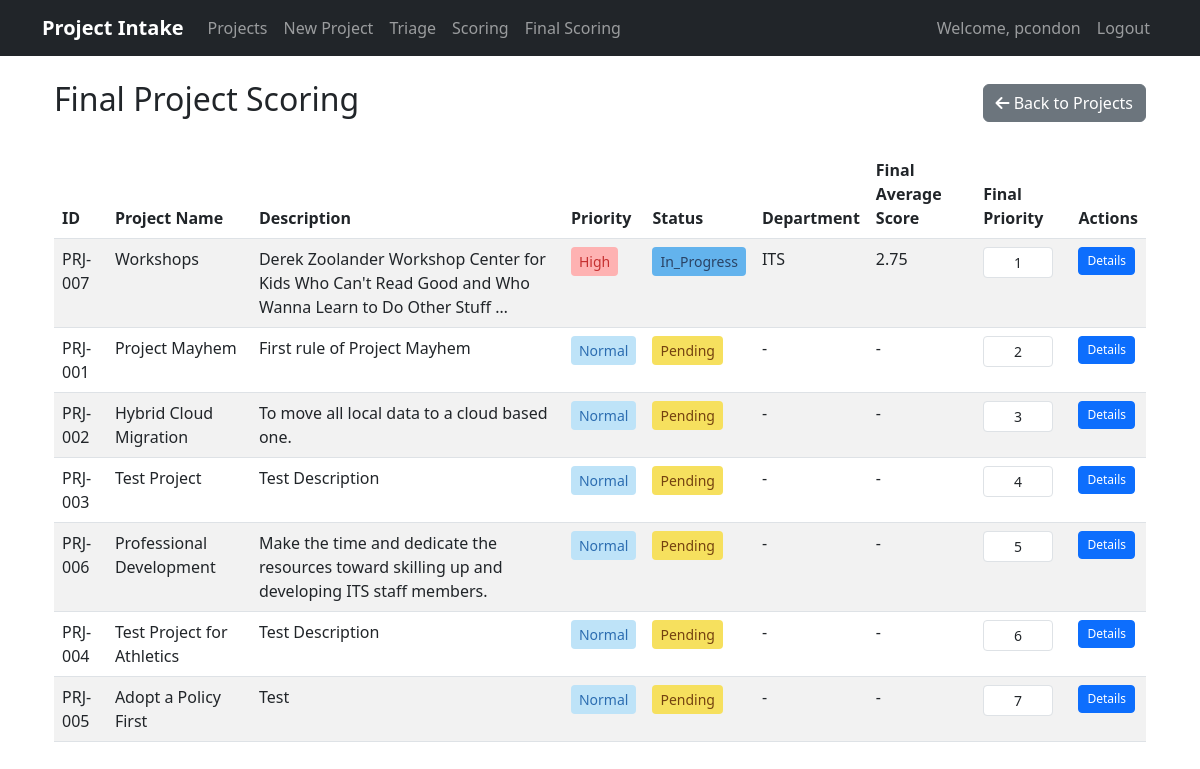
/final-scoring/ (signed in), run on an earlier commit of the app's database.
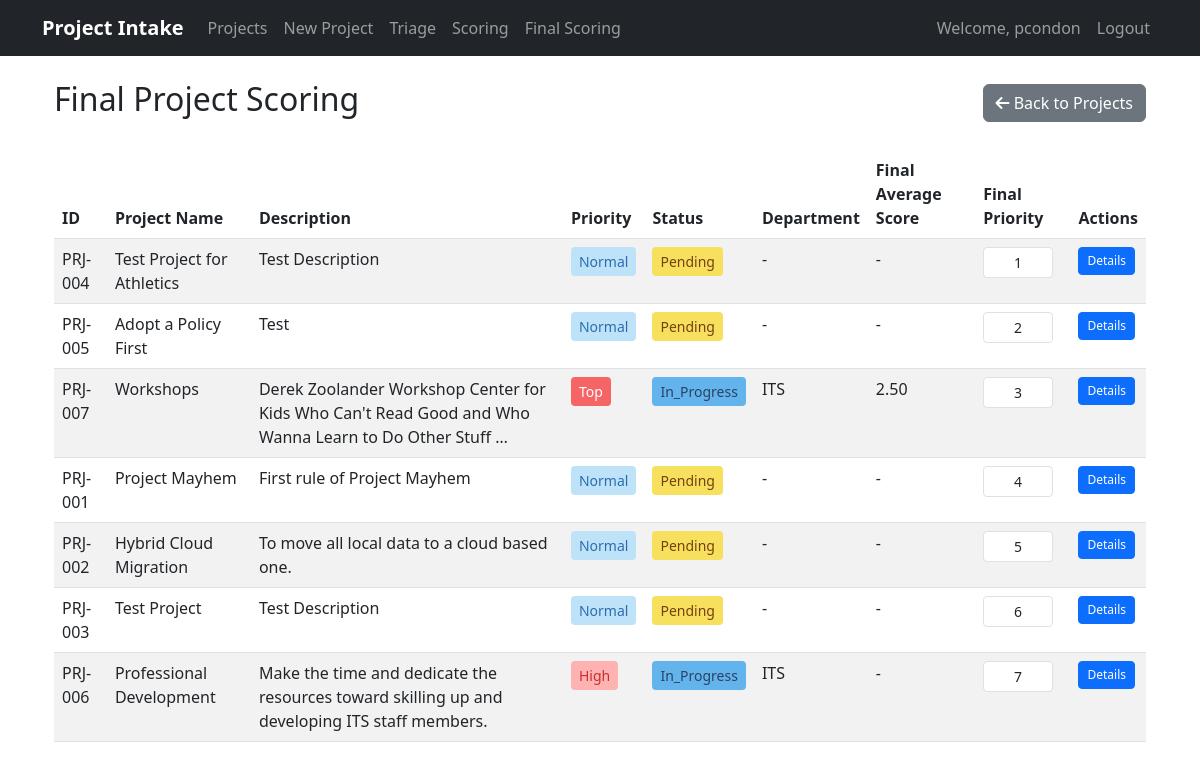
And on a later commit of the database.
### projects/models.py (models this page shows, shortened)
class Project(models.Model):
    STATUS_CHOICES = [
        ('pending', 'Pending Review'),
        ('approved', 'Approved'),
        ('rejected', 'Rejected'),
        ('in_progress', 'In Progress'),
        ('completed', 'Completed'),
    ]
    PRIORITY_CHOICES = [
        ('Low', 'Low'),
        ('Normal', 'Normal'),
        ('High', 'High'),
        ('Top', 'Top'),
    ]
    FINAL_PRIORITY_CHOICES = [
        (1, 'Low'),
        (2, 'Medium'),
        (3, 'High'),
    ]
    PROJECT_TYPE_CHOICES = [
        ('not_yet_decided', 'Not Yet Decided'),
        ('process_improvement', 'Process Improvement'),
        ('it_governance', 'IT Governance'),
        ('erp_governance', 'ERP Governance'),
        ('data_governance', 'Data Governance'),
    ]
    title = models.CharField(max_length=200)
    description = models.TextField()
    project_type = models.CharField(max_length=20, choices=PROJECT_TYPE_CHOICES, default='not_yet_decided', help_text="Type of project submission")
    submitted_by = models.ForeignKey(User, on_delete=models.CASCADE, null=True, blank=True)
    submission_date = models.DateTimeField(default=timezone.now)
    status = models.CharField(max_length=20, choices=STATUS_CHOICES, default='pending', null=True, blank=True)
    budget = models.DecimalField(max_digits=10, decimal_places=2, null=True, blank=True)
    start_date = models.DateField(null=True, blank=True)
    end_date = models.DateField(null=True, blank=True)
    department = models.CharField(max_length=100, null=True, blank=True)
    contact_person = models.CharField(max_length=100, null=True, blank=True)
    contact_email = models.EmailField(null=True, blank=True)
    contact_phone = models.CharField(max_length=20, null=True, blank=True)
    triage_notes = models.TextField(blank=True, null=True)
    priority = models.CharField(max_length=10, choices=PRIORITY_CHOICES, default='Normal')
    scoring_notes = models.TextField(blank=True, null=True, help_text="Notes related to project scoring or evaluation")
    final_priority = models.IntegerField(null=True, blank=True, help_text="Project ranking (lower number = higher priority)")
    final_score = models.FloatField(null=True, blank=True, help_text="Final score")
    strategic_alignment = models.IntegerField(null=True, blank=True, help_text="Strategic alignment score (1-5)")
    cost_benefit = models.IntegerField(null=True, blank=True, help_text="Cost benefit score (1-5)")
    user_impact = models.IntegerField(null=True, blank=True, help_text="User impact and adoption score (1-5)")
    ease_of_implementation = models.IntegerField(null=True, blank=True, help_text="Ease of implementation score (1-5)")
    vendor_reputation_support = models.IntegerField(null=True, blank=True, help_text="Vendor reputation and support score (1-5)")
    security_compliance = models.IntegerField(null=True, blank=True, help_text="Security and compliance score (1-5)")
    student_centered = models.IntegerField(null=True, blank=True, help_text="Student-centered score (1-5)")
    @property
    def formatted_id(self):
        return f"PRJ-{self.id:03d}"
    class Meta:
        ordering = ['-submission_date']
        db_table = 'project_requests'

### projects/views.py (the view)
# urls.py: path('final-scoring/', views.project_final_scoring_list, name='project_final_scoring_list'),
@login_required
@user_passes_test(lambda u: u.is_staff)
def project_final_scoring_list(request):
    projects = Project.objects.all().select_related('submitted_by').order_by('-final_priority', '-submission_date')
    return render(request, 'projects/project_final_scoring_list.html', {'projects': projects})

### projects/templates/projects/project_final_scoring_list.html (shortened to what this page needs)
{% extends "base.html" %}
{% load static %}
{% load project_tags %}
{% block content %}
<div class="container mt-4">
    <div class="d-flex justify-content-between align-items-center mb-4">
        <h2>Final Project Scoring</h2>
        <a href="{% url 'projects:project_list' %}" class="btn btn-secondary">
            <i class="fas fa-arrow-left"></i> Back to Projects
        </a>
    </div>
    <div class="table-responsive">
        <table class="table table-striped table-hover">
            <thead>
                <tr>
                    <th>ID</th>
                    <th>Project Name</th>
                    <th>Description</th>
                    <th>Priority</th>
                    <th>Status</th>
                    <th>Department</th>
                    <th>Final Average Score</th>
                    <th>Final Priority</th>
                    <th>Actions</th>
                </tr>
            </thead>
            <tbody>
                {% for project in projects %}
                <tr>
                    <td>{{ project.formatted_id }}</td>
                    <td>{{ project.title }}</td>
                    <td>{{ project.description|truncatechars:100 }}</td>
                    <td>
                        <span class="priority-badge priority-{{ project.priority|lower }}">
                            {{ project.priority }}
                        </span>
                    </td>
                    <td>
                        <span class="status-badge status-{{ project.status|lower }}">
                            {{ project.status|title }}
                        </span>
                    </td>
                    <td>{{ project.department|default:"-" }}</td>
                    <td>
                        {% if project.final_score %}
                            {{ project.final_score|floatformat:2 }}
                        {% else %}
                            -
                        {% endif %}
                    </td>
                    <td>
                        <input type="number"
                               class="form-control form-control-sm final-priority-input"
                               value="{{ project.final_priority|default:'' }}"
                               min="1"
                               data-project-id="{{ project.id }}"
                               placeholder="Rank"
                               style="width: 70px;">
                    </td>
                    <td>
                        <a href="{% url 'projects:project_final_scoring_details' project.pk %}" class="btn btn-primary btn-sm">
                            Details
                        </a>
                    </td>
                </tr>
                {% empty %}
                <tr>
                    <td colspan="9" class="text-center">No projects found.</td>
                </tr>
                {% endfor %}
            </tbody>
        </table>
    </div>
</div>
{% endblock %}

### templates/base.html (shortened to what this page needs)
{% load static %}
<!DOCTYPE html>
<html lang="en">
<head>
    <link href="https://cdn.jsdelivr.net/npm/bootstrap@5.3.0/dist/css/bootstrap.min.css" rel="stylesheet">
    <link rel="stylesheet" href="{% static 'projects/css/style.css' %}">
    <link href="https://cdnjs.cloudflare.com/ajax/libs/font-awesome/6.0.0/css/all.min.css" rel="stylesheet">
</head>
<body>
    <nav class="navbar navbar-expand-lg navbar-dark bg-dark">
        <div class="container">
            <a class="navbar-brand" href="{% url 'projects:project_list' %}">Project Intake</a>
            <div class="collapse navbar-collapse" id="navbarNav">
                <ul class="navbar-nav">
                    <li class="nav-item">
                        <a class="nav-link" href="{% url 'projects:project_list' %}">Projects</a>
                    </li>
                    <li class="nav-item">
                        <a class="nav-link" href="{% url 'projects:project_create' %}">New Project</a>
                    </li>
                    {% if user.is_staff %}
                    <li class="nav-item">
                        <a class="nav-link" href="{% url 'projects:project_triage' %}">Triage</a>
                    </li>
                    <li class="nav-item">
                        <a class="nav-link" href="{% url 'projects:project_scoring_list' %}">Scoring</a>
                    </li>
                    <li class="nav-item">
                        <a class="nav-link" href="{% url 'projects:project_final_scoring_list' %}">Final Scoring</a>
                    </li>
                    {% endif %}
                </ul>
                <ul class="navbar-nav ms-auto">
                    {% if user.is_authenticated %}
                    <li class="nav-item">
                        <span class="nav-link">Welcome, {{ user.username }}</span>
                    </li>
                    <li class="nav-item">
                        <a class="nav-link" href="{% url 'logout' %}">Logout</a>
                    </li>
                    {% else %}
                    <li class="nav-item">
                        <a class="nav-link" href="{% url 'login' %}">Login</a>
                    </li>
                    {% endif %}
                </ul>
            </div>
        </div>
    </nav>
    <div class="container mt-4">
        {% block content %}{% endblock %}
    </div>
</body>
</html>

### projects/static/projects/css/style.css (style rules this page uses)
.priority-badge { padding: 0.25rem 0.5rem; border-radius: 0.25rem; font-weight: 500; font-size: 0.875rem; }
.priority-normal { background-color: #bee3f8; color: #2b6cb0; }
.priority-high { background-color: #feb2b2; color: #c53030; }
.priority-top { background-color: #f56565; color: white; }

### templates/base.html (style rules this page uses)
.navbar-brand { font-weight: bold; }
.nav-link { font-weight: 500; }
.priority-badge { padding: 0.25rem 0.5rem; border-radius: 0.25rem; font-weight: 500; font-size: 0.875rem; }
.priority-normal { background-color: #bee3f8; color: #2b6cb0; }
.priority-high { background-color: #feb2b2; color: #c53030; }
.priority-top { background-color: #f56565; color: white; }

### projects/templates/projects/project_final_scoring_list.html (style rules this page uses)
.btn-sm { padding: 0.25rem 0.5rem; font-size: 0.75rem; }
.priority-badge, .status-badge { padding: 0.25rem 0.5rem; border-radius: 0.25rem; font-weight: 500; font-size: 0.875rem; display: inline-block; }
.priority-normal { background-color: #bee3f8; color: #2b6cb0; }
.priority-high { background-color: #feb2b2; color: #c53030; }
.priority-top { background-color: #f56565; color: white; }
.status-pending { background-color: #f6e05e; color: #744210; }
.status-in_progress { background-color: #63b3ed; color: #2a4365; }
.final-priority-input { text-align: center; }
.final-priority-input { -moz-appearance: textfield; }

What changed in the data, as far as the page shows it:
changed Project "PRJ-006": priority "Normal" → "High"; status "Pending" → "In_Progress"; department "-" → "ITS"; final_priority "5" → "7"
changed Project "PRJ-003": final_priority "4" → "6"
changed Project "PRJ-002": final_priority "3" → "5"
changed Project "PRJ-001": final_priority "2" → "4"
changed Project "PRJ-007": priority "High" → "Top"; final_score "2.75" → "2.50"; final_priority "1" → "3"
changed Project "PRJ-005": final_priority "7" → "2"; moves down the list
changed Project "PRJ-004": final_priority "6" → "1"; moves down the list
